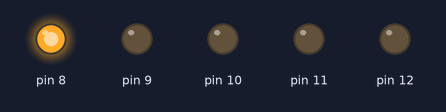
This sketch was run on a simulated Arduino Uno, built with avr-gcc and run on an emulated ATmega328P. Parts: output pins drawn as LEDs (lit = HIGH).

Above: at 0.02 s.
At 0.32 s:
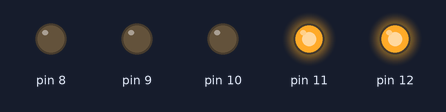
At 0.62 s:
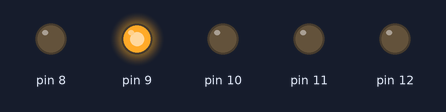
At 1.22 s:
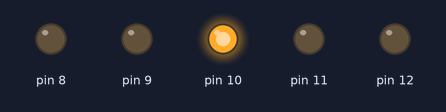
At 1.82 s:
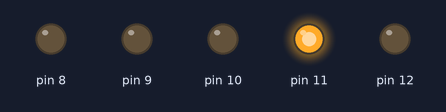
At 2.45 s:
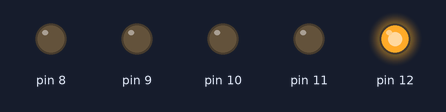
Timing chart, 0 to 3.0 s (numbered marks = the images above):
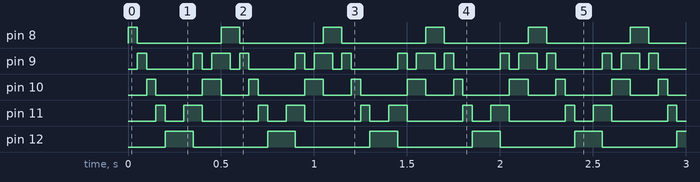

Measured:
- by itself, pin 8: alternates HIGH for 0.10 s and LOW for 0.45 s
- by itself, pin 9: repeats every 0.55 s: LOW 0.25 s, HIGH 0.05 s, LOW 0.05 s, HIGH 0.10 s, LOW 0.05 s, HIGH 0.05 s
- by itself, pin 10: repeats every 0.55 s: LOW 0.25 s, HIGH 0.10 s, LOW 0.15 s, HIGH 0.05 s
- by itself, pin 11: repeats every 0.55 s: LOW 0.10 s, HIGH 0.10 s, LOW 0.30 s, HIGH 0.05 s
- by itself, pin 12: alternates HIGH for 0.15 s and LOW for 0.40 s

The sketch:

LedPatterns.ino
```cpp
void setup() {
  // put your setup code here, to run once:
  for(int x = 8; x<=12; x++)
  {
    pinMode(x,OUTPUT);
  }
}

void loop() {
  // put your main code here, to run repeatedly:
   for(int y = 8; y<=12; y++)
  {
    digitalWrite(y,HIGH);
    delay(50);
    digitalWrite(y,LOW);
  }
    digitalWrite(12,HIGH);
    delay(50);
    digitalWrite(11,LOW);
    digitalWrite(10,LOW);
    digitalWrite(9,LOW);
    digitalWrite(8,LOW);
    digitalWrite(11,HIGH);
    delay(50);
    digitalWrite(12,LOW);
    digitalWrite(10,LOW);
    digitalWrite(9,LOW);
    digitalWrite(8,LOW);
    digitalWrite(9,HIGH);
    delay(50);
    digitalWrite(11,LOW);
    digitalWrite(12,LOW);
    digitalWrite(9,LOW);
    digitalWrite(8,LOW);
    digitalWrite(10,HIGH);
    delay(50);
    digitalWrite(11,LOW);
    digitalWrite(12,LOW);
    digitalWrite(9,LOW);
    digitalWrite(8,LOW);
    digitalWrite(9,HIGH);
    delay(50);
    digitalWrite(11,LOW);
    digitalWrite(10,LOW);
    digitalWrite(12,LOW);
    digitalWrite(8,LOW);
    digitalWrite(8,HIGH);
    delay(50);
    digitalWrite(11,LOW);
    digitalWrite(10,LOW);
    digitalWrite(9,LOW);
    digitalWrite(12,LOW);
 /*  for(int y = 12; y>=8; y++)
  {
    digitalWrite(y,HIGH);
    delay(100);
    digitalWrite(y,LOW);
  }*/
}
```
